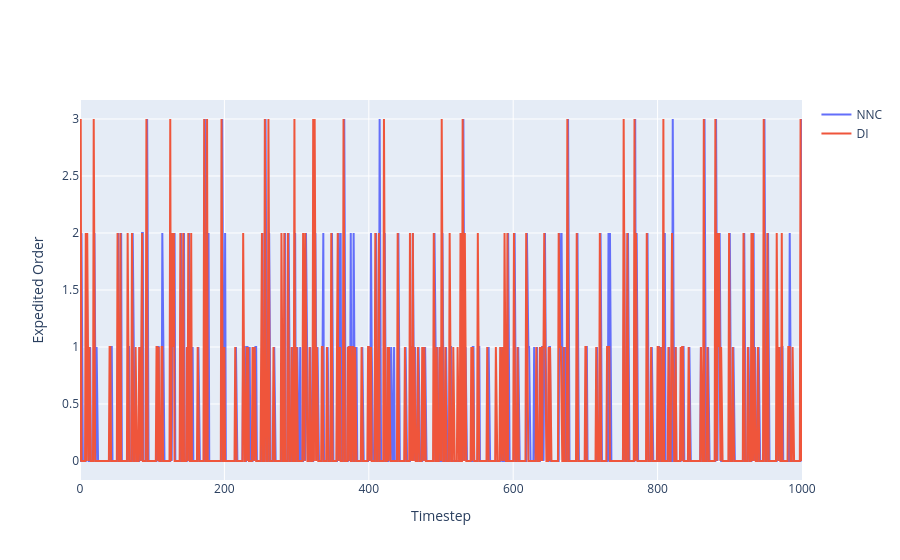

Write notebook code for a chart like this one.
### Code cell
a = go.Scatter(y=[x.item() for x in nn_qe], name='NNC')
b = go.Scatter(y=di_qe, name='DI')
fig = go.Figure([a,b])
fig.layout.xaxis.title = 'Timestep'
fig.layout.yaxis.title = 'Expedited Order'
fig

### Figure 1 — Plotly figure (JSON) as saved in the notebook; plotly's stock layout.template omitted (floating-point values rounded to 4 significant figures; data arrays with more than 128 entries replaced by an {"elided": "..."} marker saying what was removed)
{"data": [{"name": "NNC", "type": "scatter", "y": {"elided": "1001 int values"}}, {"name": "DI", "type": "scatter", "y": {"elided": "1000 int values"}}], "layout": {"xaxis": {"title": {"text": "Timestep"}}, "yaxis": {"title": {"text": "Expedited Order"}}}}
